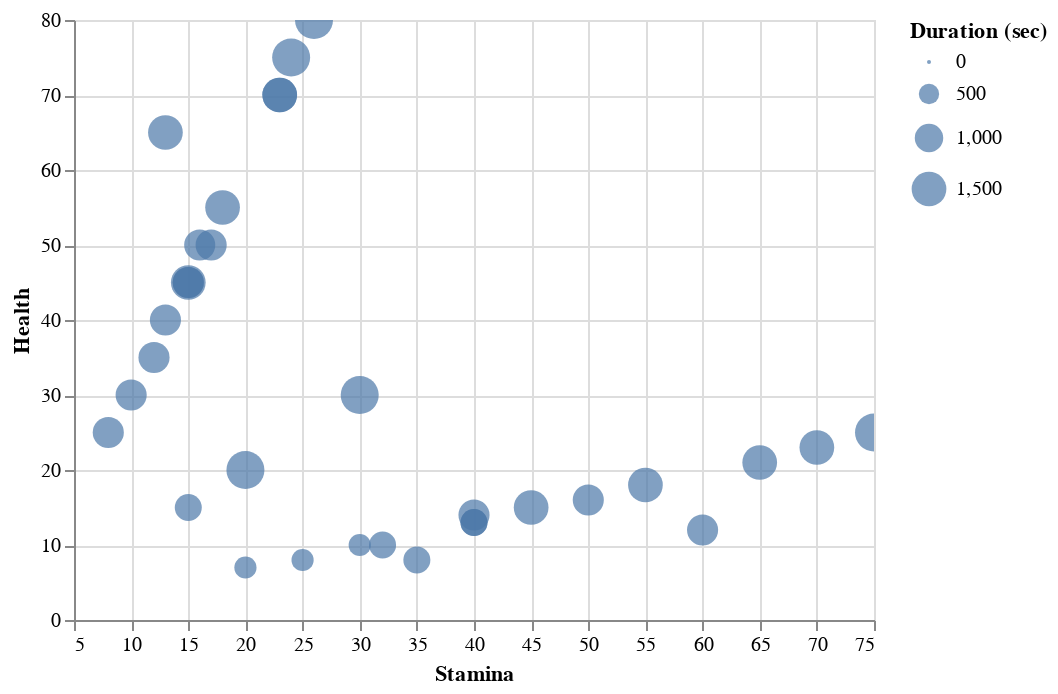

The code cell stored with this chart in its notebook:
### Code cell
alt.Chart(master_df).mark_circle().encode(
    alt.X("Stamina", scale=alt.Scale(zero=False)),
    alt.Y("Health", scale=alt.Scale(zero=False)),
    size="Duration (sec)",
    tooltip=[
        "Name",
        "DroppedBy",
        "Health",
        "Stamina",
        "Duration (sec)",
        "Healing (hp/tick)",
        "Crafting",
        "URL",
    ],
).interactive()

### Figure 1 — Vega-Lite specification as saved in the notebook (floating-point values rounded to 4 significant figures)
{"config": {"view": {"continuousWidth": 400, "continuousHeight": 300}}, "data": {"name": "data-3fa07be70878f4c728a2091274438f2d"}, "mark": "circle", "encoding": {"size": {"type": "quantitative", "field": "Duration (sec)"}, "tooltip": [{"type": "nominal", "field": "Name"}, {"type": "nominal", "field": "DroppedBy"}, {"type": "quantitative", "field": "Health"}, {"type": "quantitative", "field": "Stamina"}, {"type": "quantitative", "field": "Duration (sec)"}, {"type": "quantitative", "field": "Healing (hp/tick)"}, {"type": "nominal", "field": "Crafting"}, {"type": "nominal", "field": "URL"}], "x": {"type": "quantitative", "field": "Stamina", "scale": {"zero": false}}, "y": {"type": "quantitative", "field": "Health", "scale": {"zero": false}}}, "selection": {"selector001": {"type": "interval", "bind": "scales", "encodings": ["x", "y"]}}, "$schema": "https://vega.github.io/schema/vega-lite/v4.8.1.json", "datasets": {"data-3fa07be70878f4c728a2091274438f2d": [{"Name": "Raspberries", "Icon": "https://static.wikia.nocookie.net/valheim/images/7/7e/Raspberries.png/revision/latest?cb=20210215131817", "Health": 7.0, "Stamina": 20.0, "Total": 27.0, "Healing (hp/tick)": 1, "Duration (sec)": 600, "Stack Size": 50, "URL": "https://valheim.fandom.com/en/wiki/Raspberries", "DroppedBy": "Raspberry bushes in Meadows", "Crafting": ""}, {"Name": "Mushroom", "Icon": "https://static.wikia.nocookie.net/valheim/images/8/8c/Mushroom.png/revision/latest?cb=20210215131734", "Health": 15.0, "Stamina": 15.0, "Total": 30.0, "Healing (hp/tick)": 1, "Duration (sec)": 900, "Stack Size": 50, "URL": "https://valheim.fandom.com/en/wiki/Mushroom", "DroppedBy": "Meadows, Black Forest, Swamp", "Crafting": ""}, {"Name": "Blueberries", "Icon": "https://static.wikia.nocookie.net/valheim/images/a/af/Blueberries.png/revision/latest?cb=20210215131400", "Health": 8.0, "Stamina": 25.0, "Total": 33.0, "Healing (hp/tick)": 1, "Duration (sec)": 600, "Stack Size": 50, "URL": "https://valheim.fandom.com/en/wiki/Blueberries", "DroppedBy": "Blueberry bushes in the Black Forest biome", "Crafting": ""}, {"Name": "Carrot", "Icon": "https://static.wikia.nocookie.net/valheim/images/c/c3/Carrot.png/revision/latest?cb=20210215131441", "Health": 10.0, "Stamina": 32.0, "Total": 42.0, "Healing (hp/tick)": 1, "Duration (sec)": 900, "Stack Size": 50, "URL": "https://valheim.fandom.com/en/wiki/Carrot", "DroppedBy": "Farming Carrot seeds", "Crafting": ""}, {"Name": "Cloudberries", "Icon": "https://static.wikia.nocookie.net/valheim/images/e/e4/Cloudberries.png/revision/latest?cb=20210215131511", "Health": 13.0, "Stamina": 40.0, "Total": 53.0, "Healing (hp/tick)": 1, "Duration (sec)": 900, "Stack Size": 50, "URL": "https://valheim.fandom.com/en/wiki/Cloudberries", "DroppedBy": "Plains biome", "Crafting": ""}, {"Name": "Honey", "Icon": "https://static.wikia.nocookie.net/valheim/images/c/c6/Honey.png/revision/latest?cb=20210215131700", "Health": 8.0, "Stamina": 35.0, "Total": 43.0, "Healing (hp/tick)": 1, "Duration (sec)": 900, "Stack Size": 50, "URL": "https://valheim.fandom.com/en/wiki/Honey", "DroppedBy": "Beehive", "Crafting": ""}, {"Name": "Yellow mushroom", "Icon": "https://static.wikia.nocookie.net/valheim/images/5/57/Yellow_mushroom.png/revision/latest?cb=20210215131741", "Health": 10.0, "Stamina": 30.0, "Total": 40.0, "Healing (hp/tick)": 1, "Duration (sec)": 600, "Stack Size": 50, "URL": "https://valheim.fandom.com/en/wiki/Yellow_mushroom", "DroppedBy": "Burial Chambers, Troll Cave, Sunken Crypts", "Crafting": ""}, {"Name": "Carrot soup", "Icon": "https://static.wikia.nocookie.net/valheim/images/0/00/Carrot_soup.png/revision/latest?cb=20210215131443", "Health": 15.0, "Stamina": 45.0, "Total": 60.0, "Healing (hp/tick)": 2, "Duration (sec)": 1500, "Stack Size": 10, "URL": "https://valheim.fandom.com/en/wiki/Carrot_soup", "DroppedBy": "Cauldron", "Crafting": "Mushroom x 1 Carrot x 3"}, {"Name": "Queens jam", "Icon": "https://static.wikia.nocookie.net/valheim/images/a/ad/Queens_jam.png/revision/latest?cb=20210215131812", "Health": 14.0, "Stamina": 40.0, "Total": 54.0, "Healing (hp/tick)": 2, "Duration (sec)": 1200, "Stack Size": 10, "URL": "https://valheim.fandom.com/en/wiki/Queens_jam", "DroppedBy": "Cauldron", "Crafting": "Crafts 4 Raspberries x 8 Blueberries x 6"}, {"Name": "Grilled neck tail", "Icon": "https://static.wikia.nocookie.net/valheim/images/0/06/Grilled_neck_tail.png/revision/latest?cb=20210215131743", "Health": 25.0, "Stamina": 8.0, "Total": 33.0, "Healing (hp/tick)": 2, "Duration (sec)": 1200, "Stack Size": 20, "URL": "https://valheim.fandom.com/en/wiki/Grilled_neck_tail", "DroppedBy": "Cooking station", "Crafting": "Neck tail x 1"}, {"Name": "Cooked boar meat", "Icon": "https://static.wikia.nocookie.net/valheim/images/8/89/Cooked_meat.png/revision/latest?cb=20180727051753", "Health": 30.0, "Stamina": 10.0, "Total": 40.0, "Healing (hp/tick)": 2, "Duration (sec)": 1200, "Stack Size": 20, "URL": "https://valheim.fandom.com/en/wiki/Cooked_boar_meat", "DroppedBy": "Cooking station", "Crafting": "boar meat x 1"}, {"Name": "Bread", "Icon": "https://static.wikia.nocookie.net/valheim/images/e/e1/Bread.png/revision/latest?cb=20210215131421", "Health": 25.0, "Stamina": 75.0, "Total": 100.0, "Healing (hp/tick)": 1, "Duration (sec)": 1800, "Stack Size": 20, "URL": "https://valheim.fandom.com/en/wiki/Bread", "DroppedBy": "Cauldron", "Crafting": "Barley flour x 10"}, {"Name": "Cooked fish", "Icon": "https://static.wikia.nocookie.net/valheim/images/1/16/Cooked_fish.png/revision/latest?cb=20210215131603", "Health": 45.0, "Stamina": 15.0, "Total": 60.0, "Healing (hp/tick)": 2, "Duration (sec)": 1200, "Stack Size": 20, "URL": "https://valheim.fandom.com/en/wiki/Cooked_fish", "DroppedBy": "Cooking station", "Crafting": "Raw fish x 1"}, {"Name": "Turnip stew", "Icon": "https://static.wikia.nocookie.net/valheim/images/f/fd/Turnip_stew.png/revision/latest?cb=20210212175937", "Health": 18.0, "Stamina": 55.0, "Total": 73.0, "Healing (hp/tick)": 2, "Duration (sec)": 1500, "Stack Size": 10, "URL": "https://valheim.fandom.com/en/wiki/Turnip_stew", "DroppedBy": "Cauldron", "Crafting": "Boar meat x 1 Turnip x 1"}, {"Name": "Sausages", "Icon": "https://static.wikia.nocookie.net/valheim/images/a/a0/Sausages.png/revision/latest?cb=20210215131836", "Health": 55.0, "Stamina": 18.0, "Total": 73.0, "Healing (hp/tick)": 3, "Duration (sec)": 1500, "Stack Size": 20, "URL": "https://valheim.fandom.com/en/wiki/Sausages", "DroppedBy": "Cauldron", "Crafting": "Crafts 4 Entrails x 4 Boar meat x 1 Thistle x 1"}, {"Name": "Fish wraps", "Icon": "https://static.wikia.nocookie.net/valheim/images/b/b5/Fish_wraps.png/revision/latest?cb=20210215131607", "Health": 70.0, "Stamina": 23.0, "Total": 93.0, "Healing (hp/tick)": 4, "Duration (sec)": 1500, "Stack Size": 10, "URL": "https://valheim.fandom.com/en/wiki/Fish_wraps", "DroppedBy": "Cauldron", "Crafting": "Cooked fish x 2 Barley flour x 4"}, {"Name": "Cooked serpent meat", "Icon": "https://static.wikia.nocookie.net/valheim/images/c/c1/Cooked_serpent_meat.png/revision/latest?cb=20210215131841", "Health": 70.0, "Stamina": 23.0, "Total": 93.0, "Healing (hp/tick)": 3, "Duration (sec)": 1500, "Stack Size": 50, "URL": "https://valheim.fandom.com/en/wiki/Cooked_serpent_meat", "DroppedBy": "Iron Cooking station", "Crafting": "Serpent meat x 1"}, {"Name": "Cooked lox meat", "Icon": "https://static.wikia.nocookie.net/valheim/images/4/40/Cooked_lox_meat.png/revision/latest?cb=20210215131722", "Health": 50.0, "Stamina": 16.0, "Total": 66.0, "Healing (hp/tick)": 4, "Duration (sec)": 1200, "Stack Size": 20, "URL": "https://valheim.fandom.com/en/wiki/Cooked_lox_meat", "DroppedBy": "Cooking station", "Crafting": ""}, {"Name": "Serpent stew", "Icon": "https://static.wikia.nocookie.net/valheim/images/5/55/Serpent_stew.png/revision/latest?cb=20210215131844", "Health": 80.0, "Stamina": 26.0, "Total": 106.0, "Healing (hp/tick)": 4, "Duration (sec)": 1800, "Stack Size": 10, "URL": "https://valheim.fandom.com/en/wiki/Serpent_stew", "DroppedBy": "Cauldron", "Crafting": "Mushroom x 1 Cooked serpent meat x 1 Honey x 2"}, {"Name": "Lox meat pie", "Icon": "https://static.wikia.nocookie.net/valheim/images/5/5e/Lox_meat_pie.png/revision/latest?cb=20210215131724", "Health": 75.0, "Stamina": 24.0, "Total": 99.0, "Healing (hp/tick)": 4, "Duration (sec)": 1800, "Stack Size": 10, "URL": "https://valheim.fandom.com/en/wiki/Lox_meat_pie", "DroppedBy": "Cauldron", "Crafting": "Barley flour x 4 Cloudberries x 2 Lox meat x 2"}, {"Name": "Blood pudding", "Icon": "https://static.wikia.nocookie.net/valheim/images/2/28/Blood_pudding.png/revision/latest?cb=20210215131359", "Health": 23.0, "Stamina": 70.0, "Total": 93.0, "Healing (hp/tick)": 1, "Duration (sec)": 1500, "Stack Size": 10, "URL": "https://valheim.fandom.com/en/wiki/Blood_pudding", "DroppedBy": "Cauldron", "Crafting": "Thistle x 2 Bloodbag x 2 Barley flour x 4"}, {"Name": "Boar jerky", "Icon": "https://static.wikia.nocookie.net/valheim/images/6/65/Boarjerky.png/revision/latest?cb=20210922034153", "Health": 20.0, "Stamina": 20.0, "Total": 40.0, "Healing (hp/tick)": 1, "Duration (sec)": 1800, "Stack Size": 20, "URL": "https://valheim.fandom.com/en/wiki/Boar_jerky", "DroppedBy": "Cauldron", "Crafting": "Crafts 2 Boar meat x 1 Honey x 1"}, {"Name": "Deer stew", "Icon": "https://static.wikia.nocookie.net/valheim/images/b/bf/Deerstew.png/revision/latest?cb=20210922034153", "Health": 40.0, "Stamina": 13.0, "Total": 53.0, "Healing (hp/tick)": 2, "Duration (sec)": 1200, "Stack Size": 10, "URL": "https://valheim.fandom.com/en/wiki/Deer_stew", "DroppedBy": "Cauldron", "Crafting": "Blueberries x 1 Carrot x 1 Cooked deer meat x 1"}, {"Name": "Muckshake", "Icon": "https://static.wikia.nocookie.net/valheim/images/1/1d/Shocklatesmoothie.png/revision/latest?cb=20210922034153", "Health": 16.0, "Stamina": 50.0, "Total": 66.0, "Healing (hp/tick)": 1, "Duration (sec)": 1200, "Stack Size": 10, "URL": "https://valheim.fandom.com/en/wiki/Muckshake", "DroppedBy": "Cauldron", "Crafting": "Ooze x 1 Raspberries x 2 Blueberries x 2"}, {"Name": "Onion", "Icon": "https://static.wikia.nocookie.net/valheim/images/5/51/Onion.png/revision/latest?cb=20210922183720", "Health": 13.0, "Stamina": 40.0, "Total": 53.0, "Healing (hp/tick)": 1, "Duration (sec)": 900, "Stack Size": 50, "URL": "https://valheim.fandom.com/en/wiki/Onion", "DroppedBy": "Farming Onion seeds", "Crafting": ""}, {"Name": "Minced Meat Sauce", "Icon": "https://static.wikia.nocookie.net/valheim/images/5/58/Mincemeatsauce.png/revision/latest?cb=20210922034153", "Health": 45.0, "Stamina": 15.0, "Total": 60.0, "Healing (hp/tick)": 3, "Duration (sec)": 1500, "Stack Size": 10, "URL": "https://valheim.fandom.com/en/wiki/Minced_Meat_Sauce", "DroppedBy": "Cauldron", "Crafting": "Boar meat x 1 Neck tail x 1 Carrot x 1"}, {"Name": "Wolf jerky", "Icon": "https://static.wikia.nocookie.net/valheim/images/8/8b/Wolfjerky.png/revision/latest?cb=20210922034153", "Health": 30.0, "Stamina": 30.0, "Total": 60.0, "Healing (hp/tick)": 1, "Duration (sec)": 1800, "Stack Size": 20, "URL": "https://valheim.fandom.com/en/wiki/Wolf_jerky", "DroppedBy": "Cauldron", "Crafting": "Wolf meat x 1 Honey x 1"}, {"Name": "Onion soup", "Icon": "https://static.wikia.nocookie.net/valheim/images/7/72/OnionSoup.png/revision/latest?cb=20210922034153", "Health": 12.0, "Stamina": 60.0, "Total": 72.0, "Healing (hp/tick)": 1, "Duration (sec)": 1200, "Stack Size": 10, "URL": "https://valheim.fandom.com/en/wiki/Onion_soup", "DroppedBy": "Cauldron", "Crafting": "Onion x 3"}, {"Name": "Wolf skewer", "Icon": "https://static.wikia.nocookie.net/valheim/images/d/d7/Wolf_skewer.png/revision/latest?cb=20210922034153", "Health": 65.0, "Stamina": 13.0, "Total": 78.0, "Healing (hp/tick)": 3, "Duration (sec)": 1500, "Stack Size": 20, "URL": "https://valheim.fandom.com/en/wiki/Wolf_skewer", "DroppedBy": "Cooking station", "Crafting": "Wolf meat x 1 Mushroom x 2 Onion x 1"}, {"Name": "Black soup", "Icon": "https://static.wikia.nocookie.net/valheim/images/e/e6/BlackSoup.png/revision/latest?cb=20210922034152", "Health": 50.0, "Stamina": 17.0, "Total": 67.0, "Healing (hp/tick)": 3, "Duration (sec)": 1200, "Stack Size": 10, "URL": "https://valheim.fandom.com/en/wiki/Black_soup", "DroppedBy": "Cauldron", "Crafting": "Bloodbag x 1 Honey x 1 Turnip x 1"}, {"Name": "Cooked wolf meat", "Icon": "https://static.wikia.nocookie.net/valheim/images/6/68/Wolf_meat_cooked.png/revision/latest?cb=20210922034153", "Health": 45.0, "Stamina": 15.0, "Total": 60.0, "Healing (hp/tick)": 3, "Duration (sec)": 1200, "Stack Size": 20, "URL": "https://valheim.fandom.com/en/wiki/Cooked_wolf_meat", "DroppedBy": "Cooking station", "Crafting": "Wolf meat x 1"}, {"Name": "Eyescream", "Icon": "https://static.wikia.nocookie.net/valheim/images/9/90/Eyescream.png/revision/latest?cb=20210922034153", "Health": 21.0, "Stamina": 65.0, "Total": 86.0, "Healing (hp/tick)": 1, "Duration (sec)": 1500, "Stack Size": 10, "URL": "https://valheim.fandom.com/en/wiki/Eyescream", "DroppedBy": "Cauldron", "Crafting": "Greydwarf eye x 3 Freeze gland x 1"}, {"Name": "Cooked deer meat", "Icon": "https://static.wikia.nocookie.net/valheim/images/e/e7/Deer_meat_cooked.png/revision/latest?cb=20210922034153", "Health": 35.0, "Stamina": 12.0, "Total": 47.0, "Healing (hp/tick)": 2, "Duration (sec)": 1200, "Stack Size": 20, "URL": "https://valheim.fandom.com/en/wiki/Cooked_deer_meat", "DroppedBy": "Cooking station", "Crafting": "Deer meat x 1"}]}}
